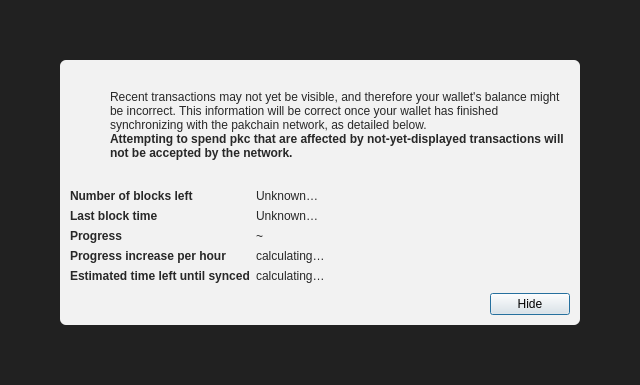
<?xml version="1.0" encoding="UTF-8"?>
<ui version="4.0">
 <class>ModalOverlay</class>
 <widget class="QWidget" name="ModalOverlay">
  <property name="geometry">
   <rect>
    <x>0</x>
    <y>0</y>
    <width>640</width>
    <height>385</height>
   </rect>
  </property>
  <property name="windowTitle">
   <string>Form</string>
  </property>
  <layout class="QVBoxLayout" name="verticalLayout" stretch="0">
   <property name="sizeConstraint">
    <enum>QLayout::SetDefaultConstraint</enum>
   </property>
   <property name="leftMargin">
    <number>0</number>
   </property>
   <property name="topMargin">
    <number>0</number>
   </property>
   <property name="rightMargin">
    <number>0</number>
   </property>
   <property name="bottomMargin">
    <number>0</number>
   </property>
   <item>
    <widget class="QWidget" name="bgWidget" native="true">
     <property name="styleSheet">
      <string notr="true">#bgWidget { background: rgba(0,0,0,220); }</string>
     </property>
     <layout class="QVBoxLayout" name="verticalLayoutMain" stretch="1">
      <property name="leftMargin">
       <number>60</number>
      </property>
      <property name="topMargin">
       <number>60</number>
      </property>
      <property name="rightMargin">
       <number>60</number>
      </property>
      <property name="bottomMargin">
       <number>60</number>
      </property>
      <item>
       <widget class="QWidget" name="contentWidget" native="true">
        <property name="styleSheet">
         <string notr="true">#contentWidget { background: rgba(255,255,255,240); border-radius: 6px; }

QLabel { color: rgb(40,40,40);  }</string>
        </property>
        <layout class="QVBoxLayout" name="verticalLayoutSub" stretch="1,0,0,0">
         <property name="spacing">
          <number>0</number>
         </property>
         <property name="leftMargin">
          <number>10</number>
         </property>
         <property name="topMargin">
          <number>10</number>
         </property>
         <property name="rightMargin">
          <number>10</number>
         </property>
         <property name="bottomMargin">
          <number>10</number>
         </property>
         <item>
          <layout class="QHBoxLayout" name="horizontalLayoutIconText" stretch="0,1">
           <property name="topMargin">
            <number>20</number>
           </property>
           <item>
            <layout class="QVBoxLayout" name="verticalLayoutIcon">
             <property name="leftMargin">
              <number>0</number>
             </property>
             <item>
              <widget class="QPushButton" name="warningIcon">
               <property name="enabled">
                <bool>false</bool>
               </property>
               <property name="text">
                <string/>
               </property>
               <property name="icon">
                <iconset>
                 <normaloff>:/icons/warning</normaloff>
                 <disabledoff>:/icons/warning</disabledoff>:/icons/warning</iconset>
               </property>
               <property name="iconSize">
                <size>
                 <width>48</width>
                 <height>48</height>
                </size>
               </property>
               <property name="flat">
                <bool>true</bool>
               </property>
              </widget>
             </item>
             <item>
              <spacer name="verticalSpacerWarningIcon">
               <property name="orientation">
                <enum>Qt::Vertical</enum>
               </property>
               <property name="sizeHint" stdset="0">
                <size>
                 <width>20</width>
                 <height>40</height>
                </size>
               </property>
              </spacer>
             </item>
            </layout>
           </item>
           <item>
            <layout class="QVBoxLayout" name="verticalLayoutInfoText">
             <property name="leftMargin">
              <number>0</number>
             </property>
             <property name="topMargin">
              <number>0</number>
             </property>
             <item>
              <widget class="QLabel" name="infoText">
               <property name="text">
                <string>Recent transactions may not yet be visible, and therefore your wallet's balance might be incorrect. This information will be correct once your wallet has finished synchronizing with the pakchain network, as detailed below.</string>
               </property>
               <property name="textFormat">
                <enum>Qt::RichText</enum>
               </property>
               <property name="wordWrap">
                <bool>true</bool>
               </property>
              </widget>
             </item>
             <item>
              <widget class="QLabel" name="infoTextStrong">
               <property name="font">
                <font>
                 <weight>75</weight>
                 <bold>true</bold>
                </font>
               </property>
               <property name="text">
                <string>Attempting to spend pkc that are affected by not-yet-displayed transactions will not be accepted by the network.</string>
               </property>
               <property name="textFormat">
                <enum>Qt::RichText</enum>
               </property>
               <property name="wordWrap">
                <bool>true</bool>
               </property>
              </widget>
             </item>
             <item>
              <spacer name="verticalSpacerInTextSpace">
               <property name="orientation">
                <enum>Qt::Vertical</enum>
               </property>
               <property name="sizeHint" stdset="0">
                <size>
                 <width>20</width>
                 <height>40</height>
                </size>
               </property>
              </spacer>
             </item>
            </layout>
           </item>
          </layout>
         </item>
         <item>
          <spacer name="verticalSpacerAfterText">
           <property name="orientation">
            <enum>Qt::Vertical</enum>
           </property>
           <property name="sizeHint" stdset="0">
            <size>
             <width>20</width>
             <height>40</height>
            </size>
           </property>
          </spacer>
         </item>
         <item>
          <layout class="QFormLayout" name="formLayout">
           <property name="fieldGrowthPolicy">
            <enum>QFormLayout::FieldsStayAtSizeHint</enum>
           </property>
           <property name="horizontalSpacing">
            <number>6</number>
           </property>
           <property name="verticalSpacing">
            <number>6</number>
           </property>
           <property name="topMargin">
            <number>10</number>
           </property>
           <item row="0" column="0">
            <widget class="QLabel" name="labelNumberOfBlocksLeft">
             <property name="font">
              <font>
               <weight>75</weight>
               <bold>true</bold>
              </font>
             </property>
             <property name="text">
              <string>Number of blocks left</string>
             </property>
            </widget>
           </item>
           <item row="0" column="1">
            <widget class="QLabel" name="numberOfBlocksLeft">
             <property name="text">
              <string>Unknown…</string>
             </property>
            </widget>
           </item>
           <item row="1" column="0">
            <widget class="QLabel" name="labelLastBlockTime">
             <property name="font">
              <font>
               <weight>75</weight>
               <bold>true</bold>
              </font>
             </property>
             <property name="text">
              <string>Last block time</string>
             </property>
            </widget>
           </item>
           <item row="1" column="1">
            <widget class="QLabel" name="newestBlockDate">
             <property name="sizePolicy">
              <sizepolicy hsizetype="Maximum" vsizetype="Preferred">
               <horstretch>0</horstretch>
               <verstretch>0</verstretch>
              </sizepolicy>
             </property>
             <property name="text">
              <string>Unknown…</string>
             </property>
            </widget>
           </item>
           <item row="2" column="0">
            <widget class="QLabel" name="labelSyncDone">
             <property name="font">
              <font>
               <weight>75</weight>
               <bold>true</bold>
              </font>
             </property>
             <property name="text">
              <string>Progress</string>
             </property>
            </widget>
           </item>
           <item row="2" column="1">
            <layout class="QHBoxLayout" name="horizontalLayoutSync" stretch="0,1">
             <item>
              <widget class="QLabel" name="percentageProgress">
               <property name="text">
                <string notr="true">~</string>
               </property>
              </widget>
             </item>
            </layout>
           </item>
           <item row="4" column="0">
            <widget class="QLabel" name="labelProgressIncrease">
             <property name="font">
              <font>
               <weight>75</weight>
               <bold>true</bold>
              </font>
             </property>
             <property name="text">
              <string>Progress increase per hour</string>
             </property>
            </widget>
           </item>
           <item row="4" column="1">
            <widget class="QLabel" name="progressIncreasePerH">
             <property name="text">
              <string>calculating…</string>
             </property>
            </widget>
           </item>
           <item row="5" column="0">
            <widget class="QLabel" name="labelEstimatedTimeLeft">
             <property name="font">
              <font>
               <weight>75</weight>
               <bold>true</bold>
              </font>
             </property>
             <property name="text">
              <string>Estimated time left until synced</string>
             </property>
            </widget>
           </item>
           <item row="5" column="1">
            <widget class="QLabel" name="expectedTimeLeft">
             <property name="text">
              <string>calculating…</string>
             </property>
            </widget>
           </item>
          </layout>
         </item>
         <item>
          <layout class="QHBoxLayout" name="horizontalLayoutButtons">
           <property name="leftMargin">
            <number>10</number>
           </property>
           <property name="topMargin">
            <number>10</number>
           </property>
           <item>
            <spacer name="horizontalSpacer">
             <property name="orientation">
              <enum>Qt::Horizontal</enum>
             </property>
             <property name="sizeHint" stdset="0">
              <size>
               <width>40</width>
               <height>20</height>
              </size>
             </property>
            </spacer>
           </item>
           <item>
            <widget class="QPushButton" name="closeButton">
             <property name="text">
              <string>Hide</string>
             </property>
             <property name="shortcut">
              <string>Esc</string>
             </property>
             <property name="focusPolicy">
              <enum>Qt::StrongFocus</enum>
             </property>
             <property name="default">
              <bool>true</bool>
             </property>
            </widget>
           </item>
          </layout>
         </item>
        </layout>
       </widget>
      </item>
     </layout>
    </widget>
   </item>
  </layout>
 </widget>
 <resources/>
 <connections/>
</ui>
